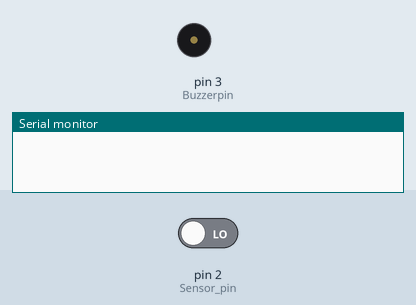
Simulated run of this sketch. Board: Arduino Uno, built with avr-gcc and run on an emulated ATmega328P. Shown: buzzer (waves = sounding, pin HIGH), the last lines printed to the serial monitor. Inputs (shaded band) come from the test bench; at power-on: pin 2 (Sensor_pin) LOW.

Above: at 1.2 s.
1.3 s: pin 2 (Sensor_pin) driven HIGH
At 2.5 s:
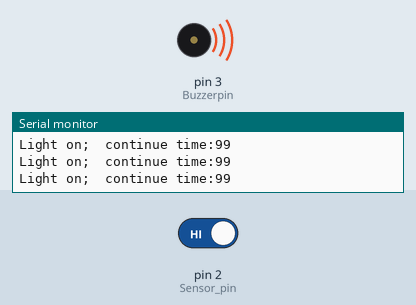
2.8 s: pin 2 (Sensor_pin) driven LOW
At 4.0 s:
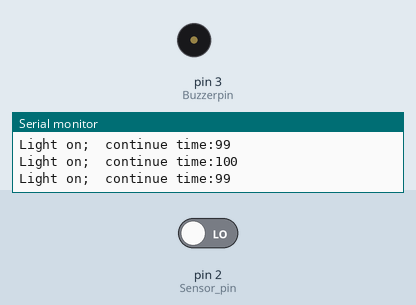
Timing chart, 0 to 5.8 s (numbered marks = the images above; inputs shaded):
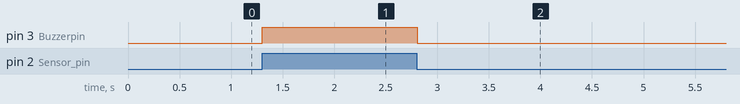

Measured:
- after the input at 1.3 s, pin 3 (Buzzerpin): LOW → HIGH at once
- after the input at 2.8 s, pin 3 (Buzzerpin): HIGH → LOW at once

The sketch:

HC_SR501.ino
```cpp
/*
[url=http://www.openjumper.com/]www.openjumper.com[/url]
 日期:2013.5.18
 IDE 版本:1.0.1
 功能：利用人体红外模块检测一定范围内的动物运动状态，如果检测到有输出则发出
 警报。
 */
int Sensor_pin = 2;
int Buzzerpin = 3;

void showLignt() //蜂鸣器发出警报
{/*
  for(int i=0;i<100;i++){
 digitalWrite(Buzzerpin,HIGH); //发声音
 delay(2);
 digitalWrite(Buzzerpin,LOW); //不发声音
 delay(2); //修改延时时间，改变发声频率
 }*/
  digitalWrite(Buzzerpin,HIGH); //发声音
}

void shutdownLight(){
  digitalWrite(Buzzerpin,LOW); //发声音
}

void setup()
{
  Serial.begin(9600);
  pinMode(Sensor_pin,INPUT); //设置人体红外接口为输入状态
  pinMode(Buzzerpin,OUTPUT); //设置蜂鸣器接口为输出状态
}

int lastVal = 0;
int nowVal = -1;
long lastChangeTime = 0;
long nowChangeTime = 0;
void loop()
{
  int val=digitalRead(Sensor_pin); //定义参数存储人体红外传感器读到的状态
  if(val == 1) //如果检测到有动物运动（在检测范围内），蜂鸣器发出警报
  {
    showLignt();
    //Serial.println("Someone come");
  }
  else
  {
    //Serial.println("Someone left");
    shutdownLight();
  }
  nowVal = val;
  nowChangeTime = millis();
  if(lastVal != nowVal)
  {
    lastVal == nowVal;
    if(nowVal == 1)
    {
      Serial.print("Light on;\t");
    }else
    {
      Serial.print("Light off;\t");
    }
    Serial.print("continue time:");
    Serial.println(nowChangeTime - lastChangeTime);
    lastChangeTime = millis();
  }
  delay(100); //延时100毫秒
}
```
